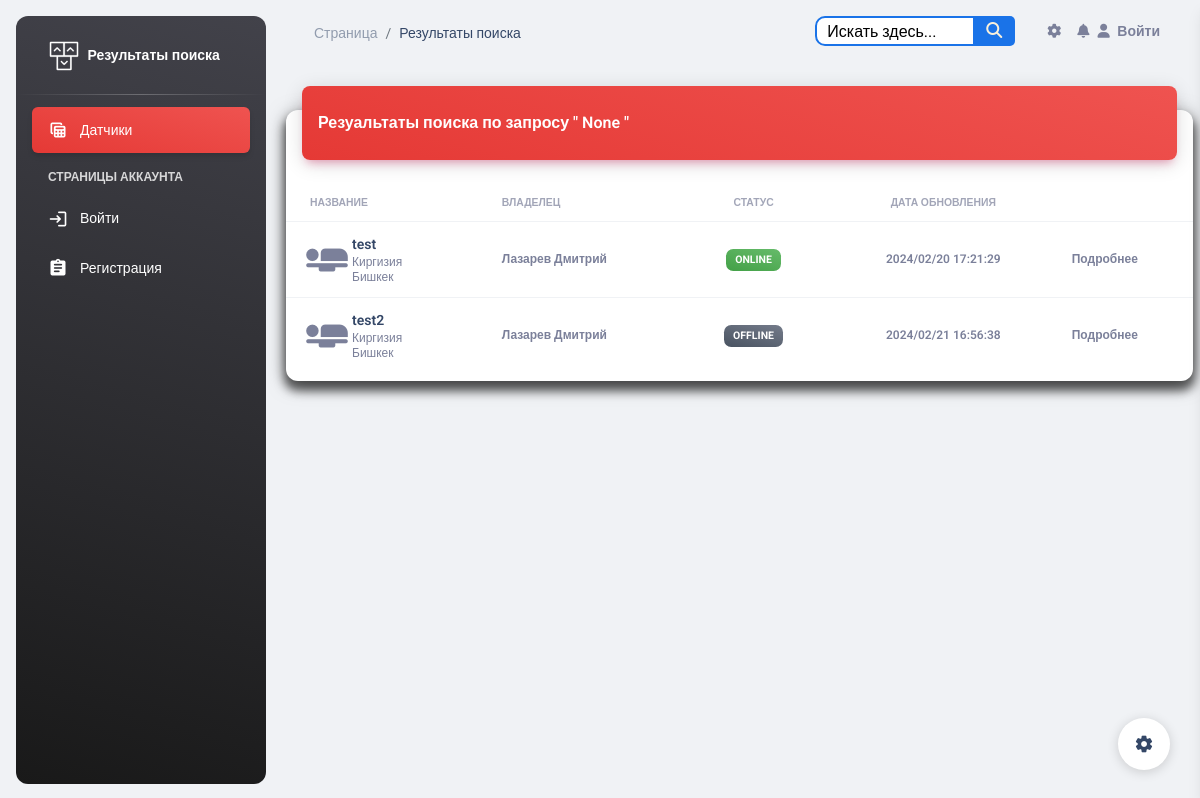
The app's page /search/ with its own data.
### esp_sensor/models.py (models this page shows, shortened)
class Sensor(models.Model):
    id = models.AutoField(primary_key=True)
    name = models.CharField('Имя датчика', max_length=100, unique=True)
    slug = models.SlugField(max_length=255, unique=True, db_index=True, verbose_name="URL")
    description = models.TextField('Описание', blank=True)
    owner = models.CharField("Владелец", max_length=100, blank=True)
    date_added = models.DateTimeField('Дата добавления', default=timezone.now)
    country = models.ManyToManyField(Country, blank=True, verbose_name='Страна')
    city = models.ManyToManyField(City, blank=True, verbose_name='Город')
    inclusions = models.IntegerField("Количество включений", default=0)
    power = models.IntegerField(default=0,
                                blank=True,
                                verbose_name='Мощность',
                                validators=[MinValueValidator(0), MaxValueValidator(100)])
    watt = models.IntegerField("Потребление мощности", default=0)
    volt = models.IntegerField("Электрическое напряжение", default=0)
    work = models.BooleanField('Онлайн', default=True)
    class Meta:
        verbose_name = 'Датчик'
        verbose_name_plural = 'Датчики'

class Country(models.Model):
    id = models.AutoField(primary_key=True)
    name = models.CharField("Название", max_length=100)
    class Meta:
        verbose_name = 'Страна'
        verbose_name_plural = 'Страны'

class City(models.Model):
    id = models.AutoField(primary_key=True)
    country = models.ManyToManyField(Country, blank=True, verbose_name='Страна')
    name = models.CharField("Название", max_length=100)
    class Meta:
        verbose_name = 'Город'
        verbose_name_plural = 'Города'

### esp_sensor/views.py (the view)
# urls.py: path('search/', views.search_sensors, name='search_sensors'),
def search_sensors(request):
    query = request.GET.get('q')
    if query:
        sensors = Sensor.objects.filter(
            Q(name__icontains=query) |
            Q(description__icontains=query) |
            Q(owner__icontains=query) |
            Q(country__name__icontains=query) |
            Q(city__name__icontains=query) |
            Q(inclusions__icontains=query)
        ).distinct()
    else:
        sensors = Sensor.objects.all()
    return render(request, 'sensor/search_results.html', {'sensors': sensors, 'query': query})

### templates/sensor/search_results.html (shortened to what this page needs)
{% load static %}
{% include 'base.html' %}
<body class="g-sidenav-show  bg-gray-200">
<aside class="sidenav navbar navbar-vertical navbar-expand-xs border-0 border-radius-xl my-3 fixed-start ms-3   bg-gradient-dark"
       id="sidenav-main">
    <div class="sidenav-header">
        <a class="navbar-brand m-0">
            <img src="{% static 'img/logo-ct.png' %}" class="navbar-brand-img h-100" alt="main_logo">
            <span class="ms-1 font-weight-bold text-white">Результаты поиска</span>
        </a>
    </div>
    <hr class="horizontal light mt-0 mb-2">
    <div class="collapse navbar-collapse  w-auto " id="sidenav-collapse-main">
        <ul class="navbar-nav">
            <li class="nav-item">
                <a class="nav-link text-white active bg-gradient-danger" href="{% url 'sensor_list' %}">
                    <div class="text-white text-center me-2 d-flex align-items-center justify-content-center">
                        <i class="material-icons opacity-10">table_view</i>
                    </div>
                    <span class="nav-link-text ms-1">Датчики</span>
                </a>
            </li>
            <li class="nav-item mt-3">
                <h6 class="ps-4 ms-2 text-uppercase text-xs text-white font-weight-bolder opacity-8">Страницы
                    аккаунта</h6>
            </li>
            {% if user.is_authenticated %}
                <li class="nav-item">
                    <a class="nav-link text-white " href="{% url 'profiles:profile_detail' user.profile.slug %}">
                        <div class="text-white text-center me-2 d-flex align-items-center justify-content-center">
                            <i class="material-icons opacity-10">person_add</i>
                        </div>
                        <span class="nav-link-text ms-1">Профиль</span>
                        <span class="nav-link-text ms-1">{{ user.username }}</span>
                    </a>
                </li>
                <li class="nav-item">
                    <a class="nav-link text-white " href='{% url 'logout' %}'>
                        <div class="text-white text-center me-2 d-flex align-items-center justify-content-center">
                            <i class="material-icons opacity-10">login</i>
                        </div>
                        <span class="nav-link-text ms-1">Выйти</span>
                    </a>
                </li>
            {% else %}
                <li class="nav-item">
                    <a class="nav-link text-white " href='{% url 'login' %}'>
                        <div class="text-white text-center me-2 d-flex align-items-center justify-content-center">
                            <i class="material-icons opacity-10">login</i>
                        </div>
                        <span class="nav-link-text ms-1">Войти</span>
                    </a>
                </li>
                <li class="nav-item">
                    <a class="nav-link text-white " href="{% url 'register' %}">
                        <div class="text-white text-center me-2 d-flex align-items-center justify-content-center">
                            <i class="material-icons opacity-10">assignment</i>
                        </div>
                        <span class="nav-link-text ms-1">Регистрация</span>
                    </a>
                </li>
            {% endif %}
        </ul>
    </div>
</aside>
<main class="main-content position-relative max-height-vh-100 h-100 border-radius-lg ">
    <nav class="navbar navbar-main navbar-expand-lg px-0 mx-4 shadow-none border-radius-xl" id="navbarBlur"
         data-scroll="true">
        <div class="container-fluid py-1 px-3">
            <nav aria-label="breadcrumb">
                <ol class="breadcrumb bg-transparent mb-0 pb-0 pt-1 px-0 me-sm-6 me-5">
                    <li class="breadcrumb-item text-sm"><a class="opacity-5 text-dark" href="javascript:;">Страница</a>
                    </li>
                    <li class="breadcrumb-item text-sm text-dark active" aria-current="page">Результаты поиска</li>
                </ol>
            </nav>
            {% include 'include/navbar.html' %}
        </div>
    </nav>
    <div class="container-fluid py-4">
        <div class="row">
            <div class="col-12">
                <div class="card my-4">
                    <div class="card-header p-0 position-relative mt-n4 mx-3 z-index-2">
                        <div class="bg-gradient-danger shadow-primary border-radius-lg pt-4 pb-3">
                            <h6 class="text-white ps-3">Резуальтаты поиска по запросу " {{ query }} "</h6>
                        </div>
                    </div>
                    <div class="card-body px-0 pb-2">
                        <div class="table-responsive p-0">
                            <table class="table align-items-center mb-0">
                                <thead>
                                <tr>
                                    <th class="text-uppercase text-secondary text-xxs font-weight-bolder opacity-7">
                                        Название
                                    </th>
                                    <th class="text-uppercase text-secondary text-xxs font-weight-bolder opacity-7 ps-2">
                                        Владелец
                                    </th>
                                    <th class="text-center text-uppercase text-secondary text-xxs font-weight-bolder opacity-7">
                                        Статус
                                    </th>
                                    <th class="text-center text-uppercase text-secondary text-xxs font-weight-bolder opacity-7">
                                        Дата обновления
                                    </th>
                                    <th class="text-secondary opacity-7"></th>
                                </tr>
                                </thead>
                                <tbody>
                                {% for sensor in sensors %}
                                    <tr>
                                        <td>
                                            <div class="d-flex px-2 py-1">
                                                <div>
                                                    <i class="material-icons"
                                                       style="font-size: 50px;">airline_seat_flat</i>
                                                </div>
                                                <div class="d-flex flex-column justify-content-center">
                                                    <h6 class="mb-0 text-sm">{{ sensor.name }}</h6>
                                                    {% for country in sensor.country.all %}
                                                        <p class="text-xs text-secondary mb-0">{{ country.name }}</p>
                                                    {% endfor %}
                                                    {% for city in sensor.city.all %}
                                                        <p class="text-xs text-secondary mb-0">{{ city.name }}</p>
                                                    {% endfor %}
                                                </div>
                                            </div>
                                        </td>
                                        <td>
                                            <p class="text-xs font-weight-bold mb-0">{{ sensor.owner }}</p>
                                        </td>
                                        <td class="align-middle text-center text-sm">
                                            {% if sensor.work %}
                                                <span class="badge badge-sm bg-gradient-success">Online</span>
                                            {% else %}
                                                <span class="badge badge-sm bg-gradient-secondary">Offline</span>
                                            {% endif %}
                                        </td>
                                        <td class="align-middle text-center">
                                            <span class="text-secondary text-xs font-weight-bold">{{ sensor.date_added | date:"Y/m/d H:i:s" }}</span>
                                        </td>
                                        <td class="align-middle">
                                            <a href="{% url 'sensor_detail' sensor.pk %}"
                                               class="text-secondary font-weight-bold text-xs"
                                               data-toggle="tooltip" data-original-title="Edit user">
                                                Подробнее
                                            </a>
                                        </td>
                                    </tr>
                                {% empty %}
                                    <h6 class="text-primary ps-3">Поиск не дал результатов!</h6>
                                {% endfor %}
                                </tbody>
                            </table>
                        </div>
                    </div>
                </div>
            </div>
        </div>
    </div>
</main>
{% include 'include/setting.html' %}
</body>

### records on screen
Sensor: name "test", owner "Лазарев Дмитрий", work "ONLINE", date_added "2024/02/20 17:21:29"
Country: name "Киргизия"
City: name "Бишкек"
Sensor: name "test2", owner "Лазарев Дмитрий", work "OFFLINE", date_added "2024/02/21 16:56:38"

### other values on screen
{{ query }} "None"
